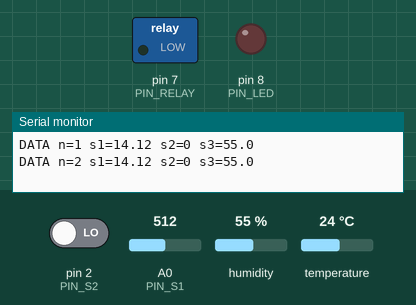
This sketch was run on a simulated Arduino Uno, built with avr-gcc and run on an emulated ATmega328P. Shown: switched loads named in the sketch (green lamp = pin HIGH), output pins drawn as LEDs (lit = HIGH), the last lines printed to the serial monitor. The inputs (shaded band) are chosen by the test bench; at power-on: A0 (PIN_S1) = 512, pin 2 (PIN_S2) LOW, humidity 55 %, temperature 24 °C.

Above: at 1.8 s.
1.9 s: A0 (PIN_S1) set to 562
3.4 s: A0 (PIN_S1) set to 593
At 4.7 s:
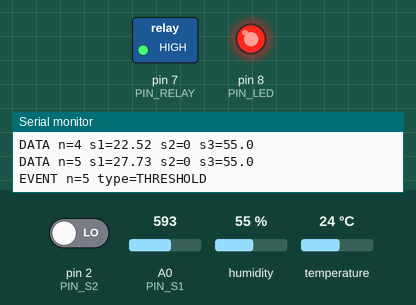
Timing chart, 0 to 6.4 s (numbered marks = the images above; inputs shaded):
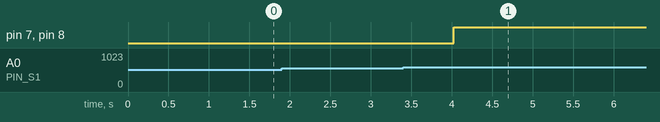

Measured:
- the behaviour switches between 576 and 577 on A0 (PIN_S1) (found by bisection; images 0 and 1)
- after the input at 3.4 s, pin 7 (PIN_RELAY), pin 8 (PIN_LED): LOW → HIGH after 0.62 s

The sketch:

sketch.ino
```cpp
// Вариант 21. Санузел. Система контроля задымления и влажности
// Плата: Arduino Uno (ATmega328P), симулятор Wokwi
// Подключение:
//   Датчик 1 (MQ2, дым 0-100 %)            -> A0 (аналоговый выход AOUT)
//   Датчик 2 (PIR, присутствие 0/1)        -> D2
//   Датчик 3 (DHT22, влажность воздуха)    -> D3
//   Реле U4 (вентилятор)                   -> D7
//   Светодиод D1 (красный) через R1=150 Ом -> D8
// Библиотека: DHT sensor library (Adafruit), см. sim/libraries.txt

#include <DHT.h>

const int PIN_S1    = A0;   // датчик 1: MQ2 (дым)
const int PIN_S2    = 2;    // датчик 2: PIR (присутствие)
const int PIN_S3    = 3;    // датчик 3: DHT22 (влажность)
const int PIN_RELAY = 7;    // реле вентилятора
const int PIN_LED   = 8;    // светодиод-индикатор

const unsigned long T_MS = 1000;  // период опроса T = 1 с
const float S1_MIN = 0.0;         // диапазон датчика 1: 0...100 %
const float S1_MAX = 100.0;
const float THRESHOLD = 25.0;     // порог: дым > 25 %
const int   S1_BASE = 428;        // код АЦП MQ2 в чистом воздухе (калибровка нуля)

DHT dht(PIN_S3, DHT22);

unsigned long n = 0;    // номер измерения
bool alarm = false;     // порог сейчас превышен?

// Датчик 1: MQ2 (дым), пересчёт кода АЦП в проценты.
// MQ2 в чистом воздухе выдаёт ненулевое напряжение (код S1_BASE), поэтому
// шкала 0...100 % строится от S1_BASE до 1023: s1 = мин + (макс - мин) * (код - S1_BASE) / (1023 - S1_BASE)
float readS1() {
  int raw = analogRead(PIN_S1);
  if (raw < S1_BASE) raw = S1_BASE;
  return S1_MIN + (S1_MAX - S1_MIN) * (raw - S1_BASE) / (1023.0 - S1_BASE);
}

// Датчик 2: PIR (присутствие), 1 - движение есть
float readS2() {
  return digitalRead(PIN_S2);
}

// Датчик 3: DHT22 (относительная влажность, %)
float readS3() {
  return dht.readHumidity();   // при сбое вернёт NaN
}

void actuatorOn() {
  digitalWrite(PIN_RELAY, HIGH);
}

void actuatorOff() {
  digitalWrite(PIN_RELAY, LOW);
}

// Условие события: дым выше порога
bool conditionMet(float s1, float s2, float s3) {
  return s1 > THRESHOLD;
}

void setup() {
  Serial.begin(9600);
  pinMode(PIN_S2, INPUT);
  pinMode(PIN_RELAY, OUTPUT);
  pinMode(PIN_LED, OUTPUT);
  dht.begin();
  actuatorOff();
  digitalWrite(PIN_LED, LOW);
}

void loop() {
  n++;

  float s1 = readS1();
  float s2 = readS2();
  float s3 = readS3();

  Serial.print("DATA n=");   Serial.print(n);
  Serial.print(" s1=");      Serial.print(s1, 2);
  Serial.print(" s2=");      Serial.print((int)s2);
  Serial.print(" s3=");      Serial.println(s3, 1);

  bool cond = conditionMet(s1, s2, s3);

  if (cond && !alarm) {            // порог начал выполняться
    alarm = true;
    actuatorOn();
    digitalWrite(PIN_LED, HIGH);
    Serial.print("EVENT n=");  Serial.print(n);
    Serial.println(" type=THRESHOLD");
  } else if (!cond && alarm) {     // порог перестал выполняться
    alarm = false;
    actuatorOff();
    digitalWrite(PIN_LED, LOW);
    Serial.print("EVENT n=");  Serial.print(n);
    Serial.println(" type=NORMAL");
  }

  delay(T_MS);
}
```
